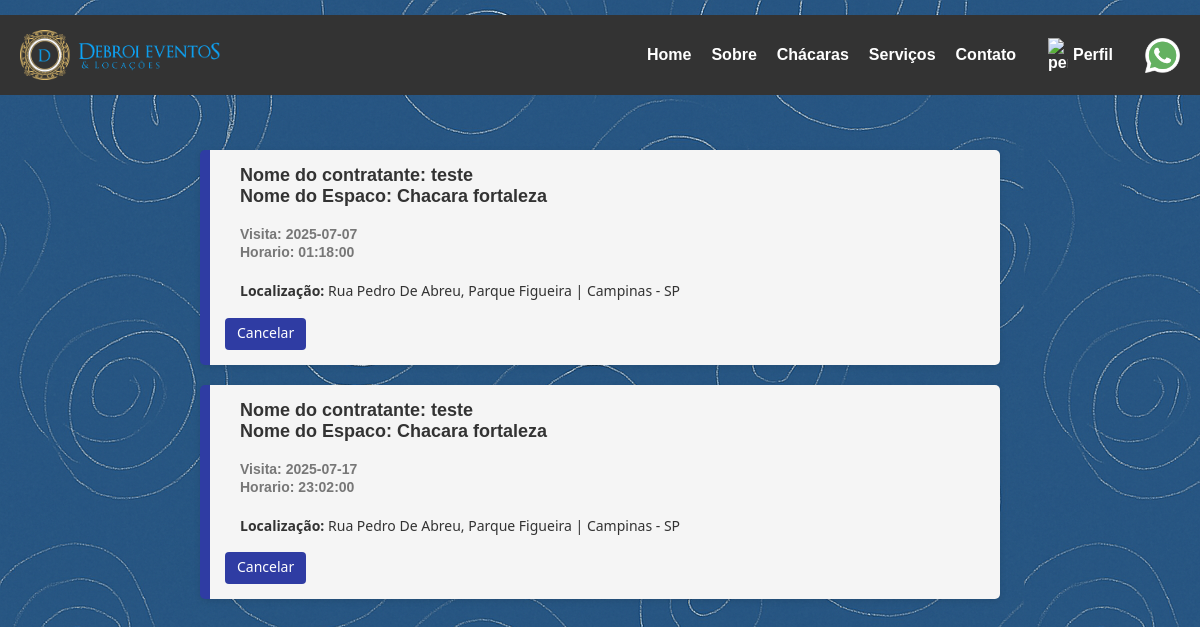
The app's page /visitaCliente.php (signed in) with its own data.
### tables this page shows
CREATE TABLE `usuario` (
  `IdCliente` int(11) NOT NULL AUTO_INCREMENT,
  `Nome` varchar(100) NOT NULL,
  `Email` varchar(255) NOT NULL,
  `Telefone` varchar(15) NOT NULL,
  `Senha` varchar(100) NOT NULL,
  `Cpf` varchar(11) NOT NULL,
  `Admin` int(1) DEFAULT NULL,
  `zap` int(1) DEFAULT NULL,
  PRIMARY KEY (`IdCliente`)
);

CREATE TABLE `chacaras` (
  `IdChacaras` int(11) NOT NULL AUTO_INCREMENT,
  `IdProprietario` int(11) NOT NULL,
  `Nome` varchar(100) NOT NULL,
  `Descricao` varchar(500) NOT NULL,
  `IdInfoChacaras` int(11) NOT NULL,
  `IdEndereco` int(11) NOT NULL,
  `IdCorretor` int(11) NOT NULL,
  `LocalizacaoUrlMaps` varchar(1000) NOT NULL,
  PRIMARY KEY (`IdChacaras`),
  KEY `IdProprietario` (`IdProprietario`),
  KEY `IdInfoChacaras` (`IdInfoChacaras`),
  KEY `IdEndereco` (`IdEndereco`),
  KEY `IdCorretor` (`IdCorretor`),
  CONSTRAINT `chacaras_ibfk_1` FOREIGN KEY (`IdProprietario`) REFERENCES `proprietario` (`IdProprietario`),
  CONSTRAINT `chacaras_ibfk_2` FOREIGN KEY (`IdInfoChacaras`) REFERENCES `infochacaras` (`IdInfoChacaras`),
  CONSTRAINT `chacaras_ibfk_3` FOREIGN KEY (`IdEndereco`) REFERENCES `endereco` (`IdEndereco`),
  CONSTRAINT `chacaras_ibfk_4` FOREIGN KEY (`IdCorretor`) REFERENCES `corretor` (`IdCorretor`)
);

CREATE TABLE `agendamentovisita` (
  `IdAgendamentoVisita` int(11) NOT NULL AUTO_INCREMENT,
  `IdCliente` int(11) NOT NULL,
  `DataVisita` date NOT NULL,
  `Hora` time NOT NULL,
  `IdChacara` int(11) NOT NULL,
  `DataFesta` date DEFAULT NULL,
  `ConfirmacaoAgendamento` int(11) DEFAULT NULL,
  `Mensagem` varchar(500) DEFAULT NULL,
  PRIMARY KEY (`IdAgendamentoVisita`),
  KEY `IdCliente` (`IdCliente`),
  KEY `IdChacara` (`IdChacara`),
  CONSTRAINT `agendamentovisita_ibfk_1` FOREIGN KEY (`IdCliente`) REFERENCES `usuario` (`IdCliente`),
  CONSTRAINT `agendamentovisita_ibfk_2` FOREIGN KEY (`IdChacara`) REFERENCES `chacaras` (`IdChacaras`)
);

CREATE TABLE `endereco` (
  `IdEndereco` int(11) NOT NULL AUTO_INCREMENT,
  `Cep` bigint(20) NOT NULL,
  `rua` varchar(100) NOT NULL,
  `bairro` varchar(100) NOT NULL,
  `cidade` varchar(100) NOT NULL,
  `Estado_Id` int(11) NOT NULL,
  `numero` int(11) NOT NULL,
  PRIMARY KEY (`IdEndereco`),
  KEY `Estado_Id` (`Estado_Id`),
  CONSTRAINT `endereco_ibfk_1` FOREIGN KEY (`Estado_Id`) REFERENCES `estado` (`IdEstado`)
);

CREATE TABLE `estado` (
  `IdEstado` int(11) NOT NULL AUTO_INCREMENT,
  `Estados` varchar(100) NOT NULL,
  PRIMARY KEY (`IdEstado`)
);

### html/visitaCliente.php (the view, shortened to what this page needs)
<?php
include('conexao.php');
?>
<?php
$usuario_id = $_SESSION["user_portal"];
$AgendamentoSQl = " SELECT   c.Nome AS NomeUsuario,
                        ch.Nome AS NomeChacara,
                        a.DataVisita,
                        a.Hora,
                        e.cep,
                        e.rua,
                        e.bairro,
                        e.cidade,
                        e.numero,
                        es.Estados
                        FROM usuario c
                        inner JOIN agendamentovisita a ON a.IdCliente = c.IdCliente
                        inner JOIN chacaras ch ON ch.IdChacaras = a.IdChacara
                        inner JOIN endereco e ON e.IdEndereco = ch.IdEndereco
                        INNER JOIN estado es ON es.IdEstado = e.Estado_Id
                        where c.IdCliente = '$usuario_id';";
$agendamentoConsulta = mysqli_query($conecta, $AgendamentoSQl);
?>
<!DOCTYPE html>
<html lang="pt-br">
<head>
    <link rel="stylesheet" href="../css/visitasCliente.css">
</head>
<body>
    <header class="menu-fixo">
        <?php include 'menuBarra.php'; ?>
    </header>
    <main class="lista-container">
        <ul class="lista-chacaras">
                <h2 class="mensagem-erro"><strong>Você não tem visita!!</strong></h2><?php
            while ($agendamentoSolto = mysqli_fetch_assoc($agendamentoConsulta)) {
                ?>
                <li class="chacara-item">
                    <div class="info-principal">
                        <h2><strong>Nome do contratante: <?php echo $agendamentoSolto["NomeUsuario"]; ?></strong></h2>
                        <h2><strong>Nome do Espaco: <?php echo $agendamentoSolto["NomeChacara"]; ?></strong></h2>
                        <br>
                        <span class="data"><strong>Visita:
                                <?php echo $agendamentoSolto["DataVisita"]; ?></strong></span><br>
                        <span class="Horario"><strong>Horario: <?php echo $agendamentoSolto["Hora"]; ?></strong></span>
                    </div>
                    <p><strong>Localização:</strong>
                        <?php echo $agendamentoSolto["rua"] . ", " . $agendamentoSolto["bairro"] . " | " . $agendamentoSolto["cidade"] . " - " . $agendamentoSolto["Estados"]; ?>
                    </p>
                    <a href="#" class="botao">Cancelar</a>
                </li>
                <?php
            }
            ?>
        </ul>
    </main>
</body>
</html>

### css/visitasCliente.css (style rules this page uses)
* { margin: 0; padding: 0; box-sizing: border-box; }
body { font-family: 'Segoe UI', Tahoma, Geneva, Verdana, sans-serif; background-image: url("../img/fundo.png"); background-color: #f5f5f5; color: #333; }
header { background-color: #2f3ca3; color: white; padding: 20px; text-align: center; }
.lista-container { max-width: 800px; margin: 30px auto; padding-top: 120px; }
.lista-chacaras { list-style: none; }
.chacara-item { background: #f5f5f5; border-left: 10px solid #2f3ca3; margin-bottom: 20px; padding: 15px; padding-top: 5px; border-radius: 5px; box-shadow: 0 2px 6px rgba(0, 0, 0, 0.1); transition: background-color 0.3s; }
.info-principal { padding: 15px; padding-top: 5px; margin: 5px 0; font-family: Arial; }
.info-principal h2 { font-size: 18px; }
.data, .Horario { font-size: 14px; color: #777; }
.chacara-item p { margin: 5px 0; font-size: 14px; padding: 15px; padding-top: 0px; padding-bottom: 1%; }
.botao { display: inline-block; margin-top: 5px; background-color: #2f3ca3; color: white; padding: 8px 12px; padding-top: 5px; text-decoration: none; border-radius: 4px; font-size: 14px; transition: background-color 0.3s; }

### css/menuBarra.css (style rules this page uses)
.menu-fixo { position: fixed; top: 15px; left: 0; width: 100%; height: auto; background: #333; display: flex; justify-content: space-between; align-items: center; padding: 15px 20px; box-sizing: border-box; font-family: sans-serif; font-size: 16px; z-index: 1000; }

### records on screen
usuario: Nome "teste", chacaras.Nome "Chacara fortaleza", agendamentovisita.DataVisita "2025-07-07", agendamentovisita.Hora "01:18:00", endereco.rua "Rua Pedro De Abreu", endereco.bairro "Parque Figueira", endereco.cidade "Campinas", estado.Estados "SP", agendamentovisita.DataVisita "2025-07-17", agendamentovisita.Hora "23:02:00"
